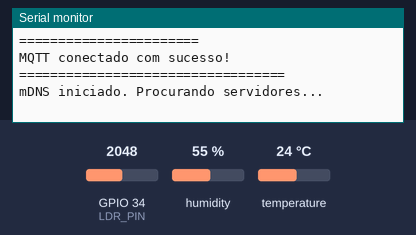
The program below on a simulated ESP32. Shown: the last lines printed to the serial monitor. The test bench sets the inputs (shaded band); at power-on: humidity 55 %, GPIO 34 (LDR_PIN) = 2048, temperature 24 °C. WiFi joins after 1.5 s; servers stay silent unless stated; no MQTT or app messages arrive unless stated.

Above: at 5.9 s.
6.0 s: humidity set to 22 %
At 15.5 s:
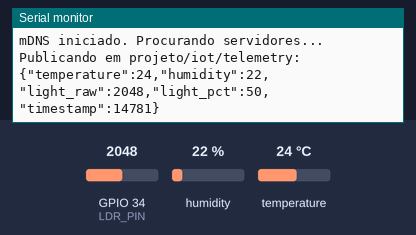
16.2 s: GPIO 34 (LDR_PIN) set to 2866
23.7 s: temperature set to 12 °C
At 25.5 s:
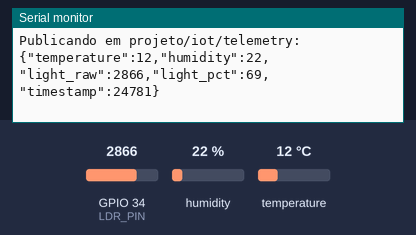
31.2 s: GPIO 34 (LDR_PIN) set to 3603
At 35.5 s:
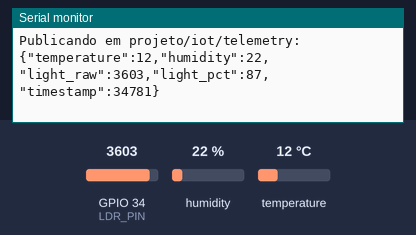
38.7 s: humidity set to 40 %
At 45.5 s:
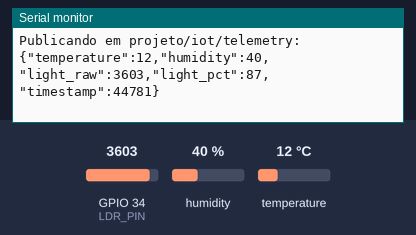
Timing chart, 0 to 47.0 s (numbered marks = the images above; inputs shaded):
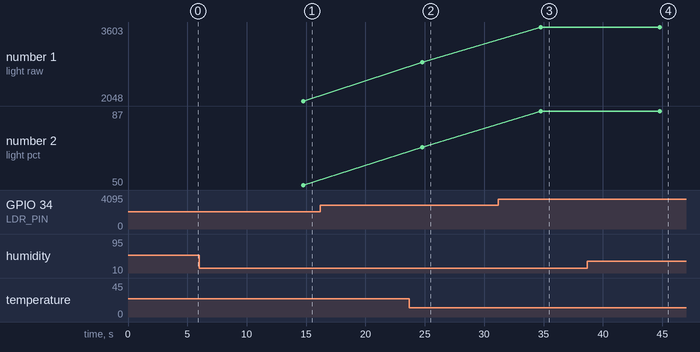

The program:

main.cpp
```cpp
/*
  Pinout / Wiring (esqueleto)
  - DHT11 data pin -> GPIO4
  - LDR (fotoresistor)  (P0)
    3.3V --- 10k resistor --- LDR --- GPIO34
    LDR --- GND
*/

#include <Arduino.h>
#include <WiFi.h>
#include <PubSubClient.h>
#include <DHT.h>
#include <ArduinoJson.h>
#include <ESPmDNS.h>

// ----- CONFIGURAÇÕES -----
//#define WIFI_SSID     "nome_da_rede"
//#define WIFI_PASS     "senha"

// coloque aqui as suas redes (adicione/remova conforme precisar)
struct WifiCred {
  const char* ssid;
  const char* pass;
};

WifiCred wifiList[] = {
  { "nome_da_rede1", "senha1" },
  { "nome_da_rede2", "senha2" },
  { "nome_da_rede3", "senha3" }
};

const unsigned long ATTEMPT_MS = 20000; // tempo para tentar cada rede (ms)
const unsigned long BETWEEN_ATTEMPT_MS = 500; // sleep durante polling

#define MQTT_SERVER_V4   "172.20.10.2"   // troque para o IP da sua Raspberry Pi
#define MQTT_SERVER_V6   "2804:214:81e4:9cf2:68c7:d8fe:1d79:c837" // ipv6
#define MQTT_PORT     1883
#define MQTT_USER     "frssm"   // se usar autenticação, coloque usuário
#define MQTT_PASS     "12345678"   // e senha aqui


// --- CONFIGURAÇÕES ---

// DUAL STACK NATIVO: Usamos o NOME, não o IP.
// O sistema vai "caçar" esse nome na rede.
#define MQTT_HOST     "raspberrypi.local"
#define MQTT_PORT     1883

const char* mqtt_topic_base = "projeto/iot"; // prefixo dos tópicos

// sensores
#define DHTPIN 4
#define DHTTYPE DHT11
#define LDR_PIN 34
// intervalo de publicação (ms)
const unsigned long PUBLISH_INTERVAL = 10000;

// ----- OBJETOS -----
WiFiClient espClient;
PubSubClient mqttClient(espClient);
DHT dht(DHTPIN, DHTTYPE);

unsigned long lastPublish = 0;

// put function declarations here:
//void connectWiFi();
void connectWiFiandMQTT();
void connectMQTT();
float readTemperature();
float readHumidity();
int readLDRraw();
int rawToPercent(int raw);
void publishSensorData();
void printSensorData();
bool tryConnect(const char* ssid, const char* pass, unsigned long timeout_ms);


/* void setup() {
  // put your setup code here, to run once:
  Serial.begin(115200);
  delay(1000);
  pinMode(LDR_PIN, INPUT);
  dht.begin();
  connectWiFi();
  // 2. Inicia o sistema de nomes (mDNS)
  if (!MDNS.begin("esp32-client")) {
    Serial.println("Erro ao iniciar mDNS responder!");
  } else {
    Serial.println("mDNS iniciado. Procurando servidores...");
  }

  // Configura o Broker usando o NOME (Host)
  mqttClient.setServer(MQTT_HOST, MQTT_PORT);
  //leitura inicial dos sensores
  delay(2000);
  dht.read();
}

void loop() {
  // put your main code here, to run repeatedly:
  if (WiFi.status() != WL_CONNECTED) {
    connectWiFi();
  }
  if (!mqttClient.connected()) {
    connectMQTT();
  }
  mqttClient.loop();

  unsigned long now = millis();
  if (now - lastPublish >= PUBLISH_INTERVAL) {
    publishSensorData();
    lastPublish = now;
  }
  //printSensorData();
  //delay(5000);

} */

void setup() {
  Serial.begin(115200);
  delay(1000);

  pinMode(LDR_PIN, INPUT);
  dht.begin();

  // garante que o cliente conheça o broker (hostname ou IP)
  mqttClient.setServer(MQTT_HOST, MQTT_PORT);

  // bloqueia aqui até obter WiFi + MQTT (função implementada por você)
  connectWiFiandMQTT();

  // inicia mDNS após conexão de rede (para resolver .local se necessário)
  if (!MDNS.begin("esp32-client")) {
    Serial.println("Erro ao iniciar mDNS responder!");
  } else {
    Serial.println("mDNS iniciado. Procurando servidores...");
  }

  // leitura inicial do DHT (descartar primeira leitura)
  delay(2000);
  dht.read();
  lastPublish = millis();
}

void loop() {
  // Se em algum momento WiFi ou MQTT cair, tenta reconectar (bloqueante até sucesso)
  if (WiFi.status() != WL_CONNECTED || !mqttClient.connected()) {
    Serial.println("Conexão perdida. Reconectando WiFi + MQTT...");
    connectWiFiandMQTT();
    // tentar reiniciar mDNS caso ainda não esteja ativo
    if (!MDNS.begin("esp32-client")) {
      Serial.println("mDNS não iniciado após reconexão (já existia ou falhou).");
    } else {
      Serial.println("mDNS iniciado após reconexão.");
    }
    // garante que mqttClient esteja apontando para o host correto
    mqttClient.setServer(MQTT_HOST, MQTT_PORT);
  }

  // mantém o loop do cliente MQTT responsivo
  mqttClient.loop();

  // publicação periódica sem usar delay()
  unsigned long now = millis();
  if (now - lastPublish >= PUBLISH_INTERVAL) {
    publishSensorData();
    lastPublish = now;
  }
}


bool tryConnect(const char* ssid, const char* pass, unsigned long timeout_ms) {
  Serial.printf("Tentando conectar em '%s' (timeout %lums)...\n", ssid, timeout_ms);

  // limpar estado anterior
  WiFi.disconnect(true);
  delay(100);

  WiFi.mode(WIFI_STA);
  WiFi.enableIpV6(); // se quiser dual stack
  delay(50);

  WiFi.begin(ssid, pass);

  unsigned long start = millis();
  while (WiFi.status() != WL_CONNECTED && (millis() - start) < timeout_ms) {
    delay(BETWEEN_ATTEMPT_MS);
    Serial.print(".");
  }
  Serial.println();

  if (WiFi.status() == WL_CONNECTED) {
    Serial.println("WiFi conectado!");
    Serial.print("SSID: "); Serial.println(WiFi.SSID());
    Serial.print("IPv4: "); Serial.println(WiFi.localIP());
    // localIPv6() retorna um objeto IPAddressV6; imprimir depende da versão da lib
    // Para segurança, convertemos para String:
    String ipv6 = WiFi.localIPv6().toString();
    Serial.print("IPv6: "); Serial.println(ipv6);
    return true;
  } else {
    Serial.printf("Falha ao conectar em '%s'.\n", ssid);
    return false;
  }
}

/* void connectWiFi() {
  if (WiFi.status() == WL_CONNECTED) return;
  Serial.printf("Conectando ao WiFi %s ...", WIFI_SSID);
  WiFi.mode(WIFI_STA);
  delay(50);
  WiFi.enableIpV6(); // Habilita a pilha para permitir Dual Stack
  delay(50);
  WiFi.begin(WIFI_SSID, WIFI_PASS);

  unsigned long start = millis();
  while (WiFi.status() != WL_CONNECTED && millis() - start < 20000) {
    delay(500);
    Serial.print(".");
  }
  Serial.println();

  if (WiFi.status() == WL_CONNECTED) {
    Serial.println("WiFi Conectado!");
    Serial.print("IPv4: "); Serial.println(WiFi.localIP());
    delay (2000);
    Serial.print("IPv6: "); Serial.println(WiFi.localIPv6());
  } else {
    Serial.println("Falha na conexão WiFi.");
  }
} */

/* void connectWiFi() {
  // Uncomment para tentar continuamente até conectar em alguma rede:
   while (true) {
    size_t n = sizeof(wifiList) / sizeof(wifiList[0]);
    for (size_t i = 0; i < n; ++i) {
      if (tryConnect(wifiList[i].ssid, wifiList[i].pass, ATTEMPT_MS)) {
        if (WiFi.status() == WL_CONNECTED) {
          Serial.println("WiFi Conectado!");
          Serial.print("IPv4: "); Serial.println(WiFi.localIP());
          delay (2000);
          Serial.print("IPv6: "); Serial.println(WiFi.localIPv6());
        } else {
          Serial.println("Falha na conexão WiFi.");
        }
        return; // conectado com sucesso
      }
      // opcional: pequeno delay antes da próxima tentativa
      delay(500);
    }
    // se chegou aqui, todas as redes falharam
    Serial.println("Nenhuma rede conectou nesta rodada.");
    // Se quiser tentar novamente em loop, descomente o próximo delay e o while(true) na linha superior.
    // delay(30000); // aguarda 30s antes de tentar novamente
   }
} */

// =====================================================
//  Conecta WiFi e MQTT seguindo ordem da lista:
//  1) Tenta WiFi[i]
//  2) Se conectou → tenta MQTT
//  3) Se MQTT falhou → desconecta WiFi e tenta o próximo
//  4) Só sai quando WiFi + MQTT estiverem OK
// =====================================================

void connectWiFiandMQTT() {
  while (true) {
    size_t total = sizeof(wifiList) / sizeof(wifiList[0]);

    for (size_t i = 0; i < total; i++) {
      Serial.println("==================================");
      Serial.printf("Tentando WiFi %u: SSID='%s'\n", i + 1, wifiList[i].ssid);
      Serial.println("==================================");

      // ---------- TENTA CONECTAR AO WIFI ----------
      if (!tryConnect(wifiList[i].ssid, wifiList[i].pass, ATTEMPT_MS)) {
        Serial.println("WiFi falhou. Indo para a próxima rede...\n");
        continue;  // tenta a próxima rede
      }

      Serial.println("WiFi OK! Tentando MQTT...");
      // --- DEBUG EXTRA: Verifica o IPv6 atribuído ---
      Serial.println("=== IPv6 diagnostic ===");
      String ipv6 = WiFi.localIPv6().toString();
      Serial.print("WiFi.status(): "); Serial.println(WiFi.status());
      Serial.print("IPv4: "); Serial.println(WiFi.localIP());
      Serial.print("IPv6 (toString): "); Serial.println(ipv6);

      // verifica se é endereço não-zero
      if (ipv6.length() == 0 || ipv6 == "0:0:0:0:0:0:0:0") {
        Serial.println("IPv6 não atribuído (endereço zero). A rede provavelmente não fornece IPv6.");
      } else {
        Serial.println("IPv6 atribuído!");
      }
      Serial.println("=======================");


      // ---------- TENTA MQTT ----------
      mqttClient.setServer(MQTT_HOST, MQTT_PORT);
      String clientId = "ESP32-" + String((uint32_t)ESP.getEfuseMac(), HEX);

      bool mqtt_ok = mqttClient.connect(clientId.c_str(), MQTT_USER, MQTT_PASS);

      if (mqtt_ok) {
        Serial.println("MQTT conectado com sucesso!");
        Serial.println("==================================\n");
        return; // *** SUCESSO TOTAL ***
      }

      // ---------- MQTT FALHOU ----------
      Serial.printf("MQTT falhou (rc=%d). Desconectando WiFi e tentando próximo...\n",
                    mqttClient.state());

      WiFi.disconnect(true);
      delay(1000);
    }

    // se chegou aqui, nenhuma rede da lista funcionou
    Serial.println("Nenhuma rede funcionou nesta rodada. Tentando de novo em 5s...");
    delay(5000);
  }
}


/* void connectMQTT() {
  if (mqttClient.connected()) return;

  String clientId = "ESP32-" + String((uint32_t)ESP.getEfuseMac(), HEX);

  // --- TENTATIVA 1: PLANO A (IPv6) ---
  Serial.print("Tentando MQTT via IPv6 (Plano A)... ");

  // Configura para usar o endereço IPv6
  mqttClient.setServer(MQTT_SERVER_V6, MQTT_PORT);

  // Tenta conectar (timeout curto de 2s para não travar muito se falhar)
  // Nota: A lib PubSubClient bloqueia um pouco, então seja paciente no log
  if (mqttClient.connect(clientId.c_str())) {
    Serial.println("SUCESSO! Conectado via IPv6.");
    return; // Sai da função, já estamos conectados!
  } else {
    Serial.print("Falhou (rc=");
    Serial.print(mqttClient.state());
    Serial.println("). Iniciando Plano B...");
  }

  // --- TENTATIVA 2: PLANO B (IPv4) ---
  Serial.print("Tentando MQTT via IPv4 (Plano B)... ");

  // Troca a configuração para o endereço IPv4
  mqttClient.setServer(MQTT_SERVER_V4, MQTT_PORT);

  if (mqttClient.connect(clientId.c_str())) {
    Serial.println("SUCESSO! Conectado via IPv4 (Fallback).");
  } else {
    Serial.print("Falha Total (rc=");
    Serial.print(mqttClient.state());
    Serial.println("). Tentando novamente em 5s...");
    delay(5000);
  }
}
 */

void connectMQTT() {
  if (mqttClient.connected()) return;

  Serial.printf("Tentando resolver e conectar a: %s ... ", MQTT_HOST);

  // A MÁGICA ACONTECE AQUI:
  // Ao passar um NOME, a biblioteca tenta resolver (DNS/mDNS).
  // Se a rede suportar, ela pega o IP automaticamente.

  String clientId = "ESP32-" + String((uint32_t)ESP.getEfuseMac(), HEX);

  if (mqttClient.connect(clientId.c_str())) {
    Serial.println("\n[SUCESSO] Conectado via Hostname!");
    // Não sabemos qual IP ele escolheu, foi transparente.
  } else {
    Serial.print("\n[FALHA] rc=");
    Serial.print(mqttClient.state());
    Serial.println(" -> Verifique se a rede permite mDNS (.local)");
    delay(5000);
  }
}


float readTemperature() {
  float t = dht.readTemperature(); // Celsius
  if (isnan(t)) {
    Serial.println("Erro leitura DHT (temp)");
    return NAN;
  }
  return t;
}

float readHumidity() {
  float h = dht.readHumidity();
  if (isnan(h)) {
    Serial.println("Erro leitura DHT (hum)");
    return NAN;
  }
  return h;
}

int readLDRraw() {
  // ADC range 0-4095 por padrão
  int raw = analogRead(LDR_PIN);
  return raw;
}

int rawToPercent(int raw) {
  // mapeia 0-4095 para 0-100. Ajuste se seu divisor inverte a escala.
  int val = map(raw, 0, 4095, 0, 100);
  if (val < 0) val = 0;
  if (val > 100) val = 100;
  return val;
}

void publishSensorData() {
  float temp = readTemperature();
  float hum = readHumidity();
  int ldrRaw = readLDRraw();
  int lightPerc = rawToPercent(ldrRaw);

  // montar JSON
  JsonDocument doc;

  if (!isnan(temp)) doc["temperature"] = roundf(temp * 10) / 10.0; // 1 casa
  if (!isnan(hum))  doc["humidity"] = roundf(hum * 10) / 10.0;
  doc["light_raw"] = ldrRaw;
  doc["light_pct"] = lightPerc;
  doc["timestamp"] = millis();

  char payload[256];
  size_t n = serializeJson(doc, payload, sizeof(payload));

  String topic = String(mqtt_topic_base) + "/telemetry"; // projeto/iot/telemetry
  Serial.print("Publicando em ");
  Serial.print(topic);
  Serial.print(": ");
  Serial.println(payload);

  if (mqttClient.connected()) {
    mqttClient.publish(topic.c_str(), payload, false);
  } else {
    Serial.println("MQTT desconectado. Publicação não enviada.");
  }
}

void printSensorData() {
  float temp = readTemperature();
  float hum = readHumidity();
  int ldrRaw = readLDRraw();
  int lightPct = rawToPercent(ldrRaw);

  Serial.println("=== Leitura dos Sensores ===");
  if (!isnan(temp)) Serial.printf("Temperatura: %.1f °C\n", temp);
  if (!isnan(hum))  Serial.printf("Umidade: %.1f %%\n", hum);
  Serial.printf("LDR (bruto): %d\n", ldrRaw);
  Serial.printf("Luminosidade: %d %%\n", lightPct);
  Serial.println("=============================\n");
}
```

Measured:
- after the input at 6.0 s, the serial monitor: prints a new line after 8.8 s (image 1)
- after the input at 23.7 s, the serial monitor: prints a new line after 1.1 s (image 2)
- after the input at 31.2 s, the serial monitor: prints a new line after 3.6 s (image 3)
- after the input at 38.7 s, the serial monitor: prints a new line after 6.1 s (image 4)
- plotted number 1: 2866 → 3603 after the input at 31.2 s
- plotted number 2: 69 → 87 after the input at 31.2 s
